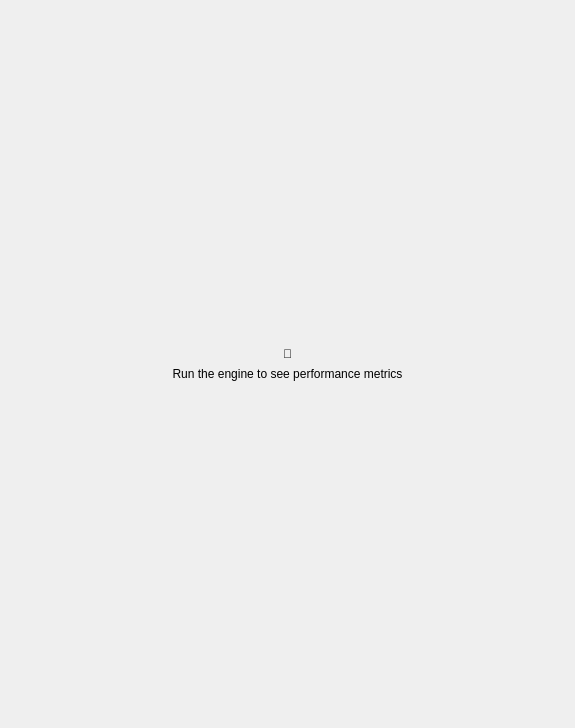
<?xml version="1.0" encoding="UTF-8"?>
<ui version="4.0">
 <class>PerformanceDashboard</class>
 <widget class="QWidget" name="PerformanceDashboard">
  <layout class="QVBoxLayout" name="outerLayout">
   <property name="leftMargin"><number>0</number></property>
   <property name="topMargin"><number>0</number></property>
   <property name="rightMargin"><number>0</number></property>
   <property name="bottomMargin"><number>0</number></property>
   <property name="spacing"><number>0</number></property>
   <item>
    <widget class="QStackedWidget" name="stackedWidget">
     <property name="currentIndex"><number>0</number></property>
     <!-- Page 0: placeholder -->
     <widget class="QWidget" name="placeholderWidget">
      <layout class="QVBoxLayout" name="placeholderLayout">
       <property name="leftMargin"><number>0</number></property>
       <property name="topMargin"><number>0</number></property>
       <property name="rightMargin"><number>0</number></property>
       <property name="bottomMargin"><number>0</number></property>
       <item>
        <spacer name="placeholderTopSpacer">
         <property name="orientation"><enum>Qt::Vertical</enum></property>
         <property name="sizeHint" stdset="0"><size><width>20</width><height>40</height></size></property>
        </spacer>
       </item>
       <item>
        <widget class="QLabel" name="emojiLabel">
         <property name="text"><string>🌸</string></property>
         <property name="alignment"><set>Qt::AlignCenter</set></property>
        </widget>
       </item>
       <item>
        <widget class="QLabel" name="placeholderText">
         <property name="text"><string>Run the engine to see performance metrics</string></property>
         <property name="alignment"><set>Qt::AlignCenter</set></property>
        </widget>
       </item>
       <item>
        <spacer name="placeholderBottomSpacer">
         <property name="orientation"><enum>Qt::Vertical</enum></property>
         <property name="sizeHint" stdset="0"><size><width>20</width><height>40</height></size></property>
        </spacer>
       </item>
      </layout>
     </widget>
     <!-- Page 1: content -->
     <widget class="QWidget" name="contentWidget">
      <layout class="QVBoxLayout" name="contentLayout">
       <property name="leftMargin"><number>24</number></property>
       <property name="topMargin"><number>24</number></property>
       <property name="rightMargin"><number>24</number></property>
       <property name="bottomMargin"><number>24</number></property>
       <property name="spacing"><number>16</number></property>
       <!-- KPI row -->
       <item>
        <layout class="QHBoxLayout" name="kpiRow">
         <property name="spacing"><number>14</number></property>
         <!-- KPI card 1: Orders Processed -->
         <item>
          <widget class="QFrame" name="kpiCard1">
           <property name="frameShape"><enum>QFrame::StyledPanel</enum></property>
           <layout class="QVBoxLayout" name="kpiLayout1">
            <property name="leftMargin"><number>20</number></property>
            <property name="topMargin"><number>16</number></property>
            <property name="rightMargin"><number>20</number></property>
            <property name="bottomMargin"><number>16</number></property>
            <property name="spacing"><number>6</number></property>
            <item>
             <widget class="QLabel" name="kpiTitle1">
              <property name="text"><string>Orders Processed</string></property>
             </widget>
            </item>
            <item>
             <widget class="QLabel" name="ordersValueLabel">
              <property name="text"><string>0</string></property>
             </widget>
            </item>
            <item>
             <widget class="QLabel" name="kpiSubtitle1">
              <property name="text"><string>this run</string></property>
             </widget>
            </item>
           </layout>
          </widget>
         </item>
         <!-- KPI card 2: Reports Generated -->
         <item>
          <widget class="QFrame" name="kpiCard2">
           <property name="frameShape"><enum>QFrame::StyledPanel</enum></property>
           <layout class="QVBoxLayout" name="kpiLayout2">
            <property name="leftMargin"><number>20</number></property>
            <property name="topMargin"><number>16</number></property>
            <property name="rightMargin"><number>20</number></property>
            <property name="bottomMargin"><number>16</number></property>
            <property name="spacing"><number>6</number></property>
            <item>
             <widget class="QLabel" name="kpiTitle2">
              <property name="text"><string>Reports Generated</string></property>
             </widget>
            </item>
            <item>
             <widget class="QLabel" name="reportsValueLabel">
              <property name="text"><string>0</string></property>
             </widget>
            </item>
            <item>
             <widget class="QLabel" name="kpiSubtitle2">
              <property name="text"><string>this run</string></property>
             </widget>
            </item>
           </layout>
          </widget>
         </item>
         <!-- KPI card 3: Throughput -->
         <item>
          <widget class="QFrame" name="kpiCard3">
           <property name="frameShape"><enum>QFrame::StyledPanel</enum></property>
           <layout class="QVBoxLayout" name="kpiLayout3">
            <property name="leftMargin"><number>20</number></property>
            <property name="topMargin"><number>16</number></property>
            <property name="rightMargin"><number>20</number></property>
            <property name="bottomMargin"><number>16</number></property>
            <property name="spacing"><number>6</number></property>
            <item>
             <widget class="QLabel" name="kpiTitle3">
              <property name="text"><string>Throughput</string></property>
             </widget>
            </item>
            <item>
             <widget class="QLabel" name="throughputValueLabel">
              <property name="text"><string>0</string></property>
             </widget>
            </item>
            <item>
             <widget class="QLabel" name="kpiSubtitle3">
              <property name="text"><string>orders/sec</string></property>
             </widget>
            </item>
           </layout>
          </widget>
         </item>
         <!-- KPI card 4: Total Time -->
         <item>
          <widget class="QFrame" name="kpiCard4">
           <property name="frameShape"><enum>QFrame::StyledPanel</enum></property>
           <layout class="QVBoxLayout" name="kpiLayout4">
            <property name="leftMargin"><number>20</number></property>
            <property name="topMargin"><number>16</number></property>
            <property name="rightMargin"><number>20</number></property>
            <property name="bottomMargin"><number>16</number></property>
            <property name="spacing"><number>6</number></property>
            <item>
             <widget class="QLabel" name="kpiTitle4">
              <property name="text"><string>Total Time</string></property>
             </widget>
            </item>
            <item>
             <widget class="QLabel" name="totalTimeValueLabel">
              <property name="text"><string>0.00 ms</string></property>
             </widget>
            </item>
            <item>
             <widget class="QLabel" name="kpiSubtitle4">
              <property name="text"><string>this run</string></property>
             </widget>
            </item>
           </layout>
          </widget>
         </item>
        </layout>
       </item>
       <!-- Phase breakdown container -->
       <item>
        <widget class="QFrame" name="phaseContainer">
         <property name="frameShape"><enum>QFrame::StyledPanel</enum></property>
         <layout class="QVBoxLayout" name="phaseLayout">
          <property name="leftMargin"><number>20</number></property>
          <property name="topMargin"><number>16</number></property>
          <property name="rightMargin"><number>20</number></property>
          <property name="bottomMargin"><number>16</number></property>
          <property name="spacing"><number>10</number></property>
          <item>
           <widget class="PhaseBreakdownBar" name="phaseBar" native="true">
            <property name="minimumSize"><size><width>0</width><height>40</height></size></property>
            <property name="maximumSize"><size><width>16777215</width><height>40</height></size></property>
           </widget>
          </item>
          <item>
           <layout class="QHBoxLayout" name="legendRow">
            <property name="spacing"><number>20</number></property>
            <!-- Parse legend -->
            <item>
             <layout class="QHBoxLayout" name="parseLegendLayout">
              <property name="spacing"><number>6</number></property>
              <item>
               <widget class="QLabel" name="parseSwatch">
                <property name="minimumSize"><size><width>12</width><height>12</height></size></property>
                <property name="maximumSize"><size><width>12</width><height>12</height></size></property>
                <property name="text"><string/></property>
               </widget>
              </item>
              <item>
               <widget class="QLabel" name="parseLegendName">
                <property name="text"><string>Parse</string></property>
               </widget>
              </item>
              <item>
               <widget class="QLabel" name="parseLegendValueLabel">
                <property name="text"><string>0.00 ms</string></property>
               </widget>
              </item>
              <item>
               <spacer name="parseLegendSpacer">
                <property name="orientation"><enum>Qt::Horizontal</enum></property>
                <property name="sizeHint" stdset="0"><size><width>8</width><height>20</height></size></property>
               </spacer>
              </item>
             </layout>
            </item>
            <!-- Match legend -->
            <item>
             <layout class="QHBoxLayout" name="matchLegendLayout">
              <property name="spacing"><number>6</number></property>
              <item>
               <widget class="QLabel" name="matchSwatch">
                <property name="minimumSize"><size><width>12</width><height>12</height></size></property>
                <property name="maximumSize"><size><width>12</width><height>12</height></size></property>
                <property name="text"><string/></property>
               </widget>
              </item>
              <item>
               <widget class="QLabel" name="matchLegendName">
                <property name="text"><string>Match</string></property>
               </widget>
              </item>
              <item>
               <widget class="QLabel" name="matchLegendValueLabel">
                <property name="text"><string>0.00 ms</string></property>
               </widget>
              </item>
              <item>
               <spacer name="matchLegendSpacer">
                <property name="orientation"><enum>Qt::Horizontal</enum></property>
                <property name="sizeHint" stdset="0"><size><width>8</width><height>20</height></size></property>
               </spacer>
              </item>
             </layout>
            </item>
            <!-- Write legend -->
            <item>
             <layout class="QHBoxLayout" name="writeLegendLayout">
              <property name="spacing"><number>6</number></property>
              <item>
               <widget class="QLabel" name="writeSwatch">
                <property name="minimumSize"><size><width>12</width><height>12</height></size></property>
                <property name="maximumSize"><size><width>12</width><height>12</height></size></property>
                <property name="text"><string/></property>
               </widget>
              </item>
              <item>
               <widget class="QLabel" name="writeLegendName">
                <property name="text"><string>Write</string></property>
               </widget>
              </item>
              <item>
               <widget class="QLabel" name="writeLegendValueLabel">
                <property name="text"><string>0.00 ms</string></property>
               </widget>
              </item>
              <item>
               <spacer name="writeLegendSpacer">
                <property name="orientation"><enum>Qt::Horizontal</enum></property>
                <property name="sizeHint" stdset="0"><size><width>8</width><height>20</height></size></property>
               </spacer>
              </item>
             </layout>
            </item>
            <item>
             <spacer name="legendRowSpacer">
              <property name="orientation"><enum>Qt::Horizontal</enum></property>
              <property name="sizeHint" stdset="0"><size><width>40</width><height>20</height></size></property>
             </spacer>
            </item>
           </layout>
          </item>
         </layout>
        </widget>
       </item>
       <!-- Chart view -->
       <item>
        <widget class="QChartView" name="chartView">
         <property name="minimumSize"><size><width>0</width><height>220</height></size></property>
        </widget>
       </item>
       <!-- Instrument table -->
       <item>
        <widget class="QTableWidget" name="instrumentTable">
         <property name="minimumSize"><size><width>0</width><height>220</height></size></property>
         <property name="rowCount"><number>5</number></property>
         <property name="columnCount"><number>4</number></property>
         <column><property name="text"><string>Instrument</string></property></column>
         <column><property name="text"><string>Orders Routed</string></property></column>
         <column><property name="text"><string>Fill Rate %</string></property></column>
         <column><property name="text"><string>Avg Fill Qty</string></property></column>
        </widget>
       </item>
      </layout>
     </widget>
    </widget>
   </item>
  </layout>
 </widget>
 <customwidgets>
  <customwidget>
   <class>PhaseBreakdownBar</class>
   <extends>QWidget</extends>
   <header>performance_dashboard.h</header>
  </customwidget>
  <customwidget>
   <class>QChartView</class>
   <extends>QGraphicsView</extends>
   <header>QtCharts/QChartView</header>
  </customwidget>
 </customwidgets>
 <resources/>
 <connections/>
</ui>
